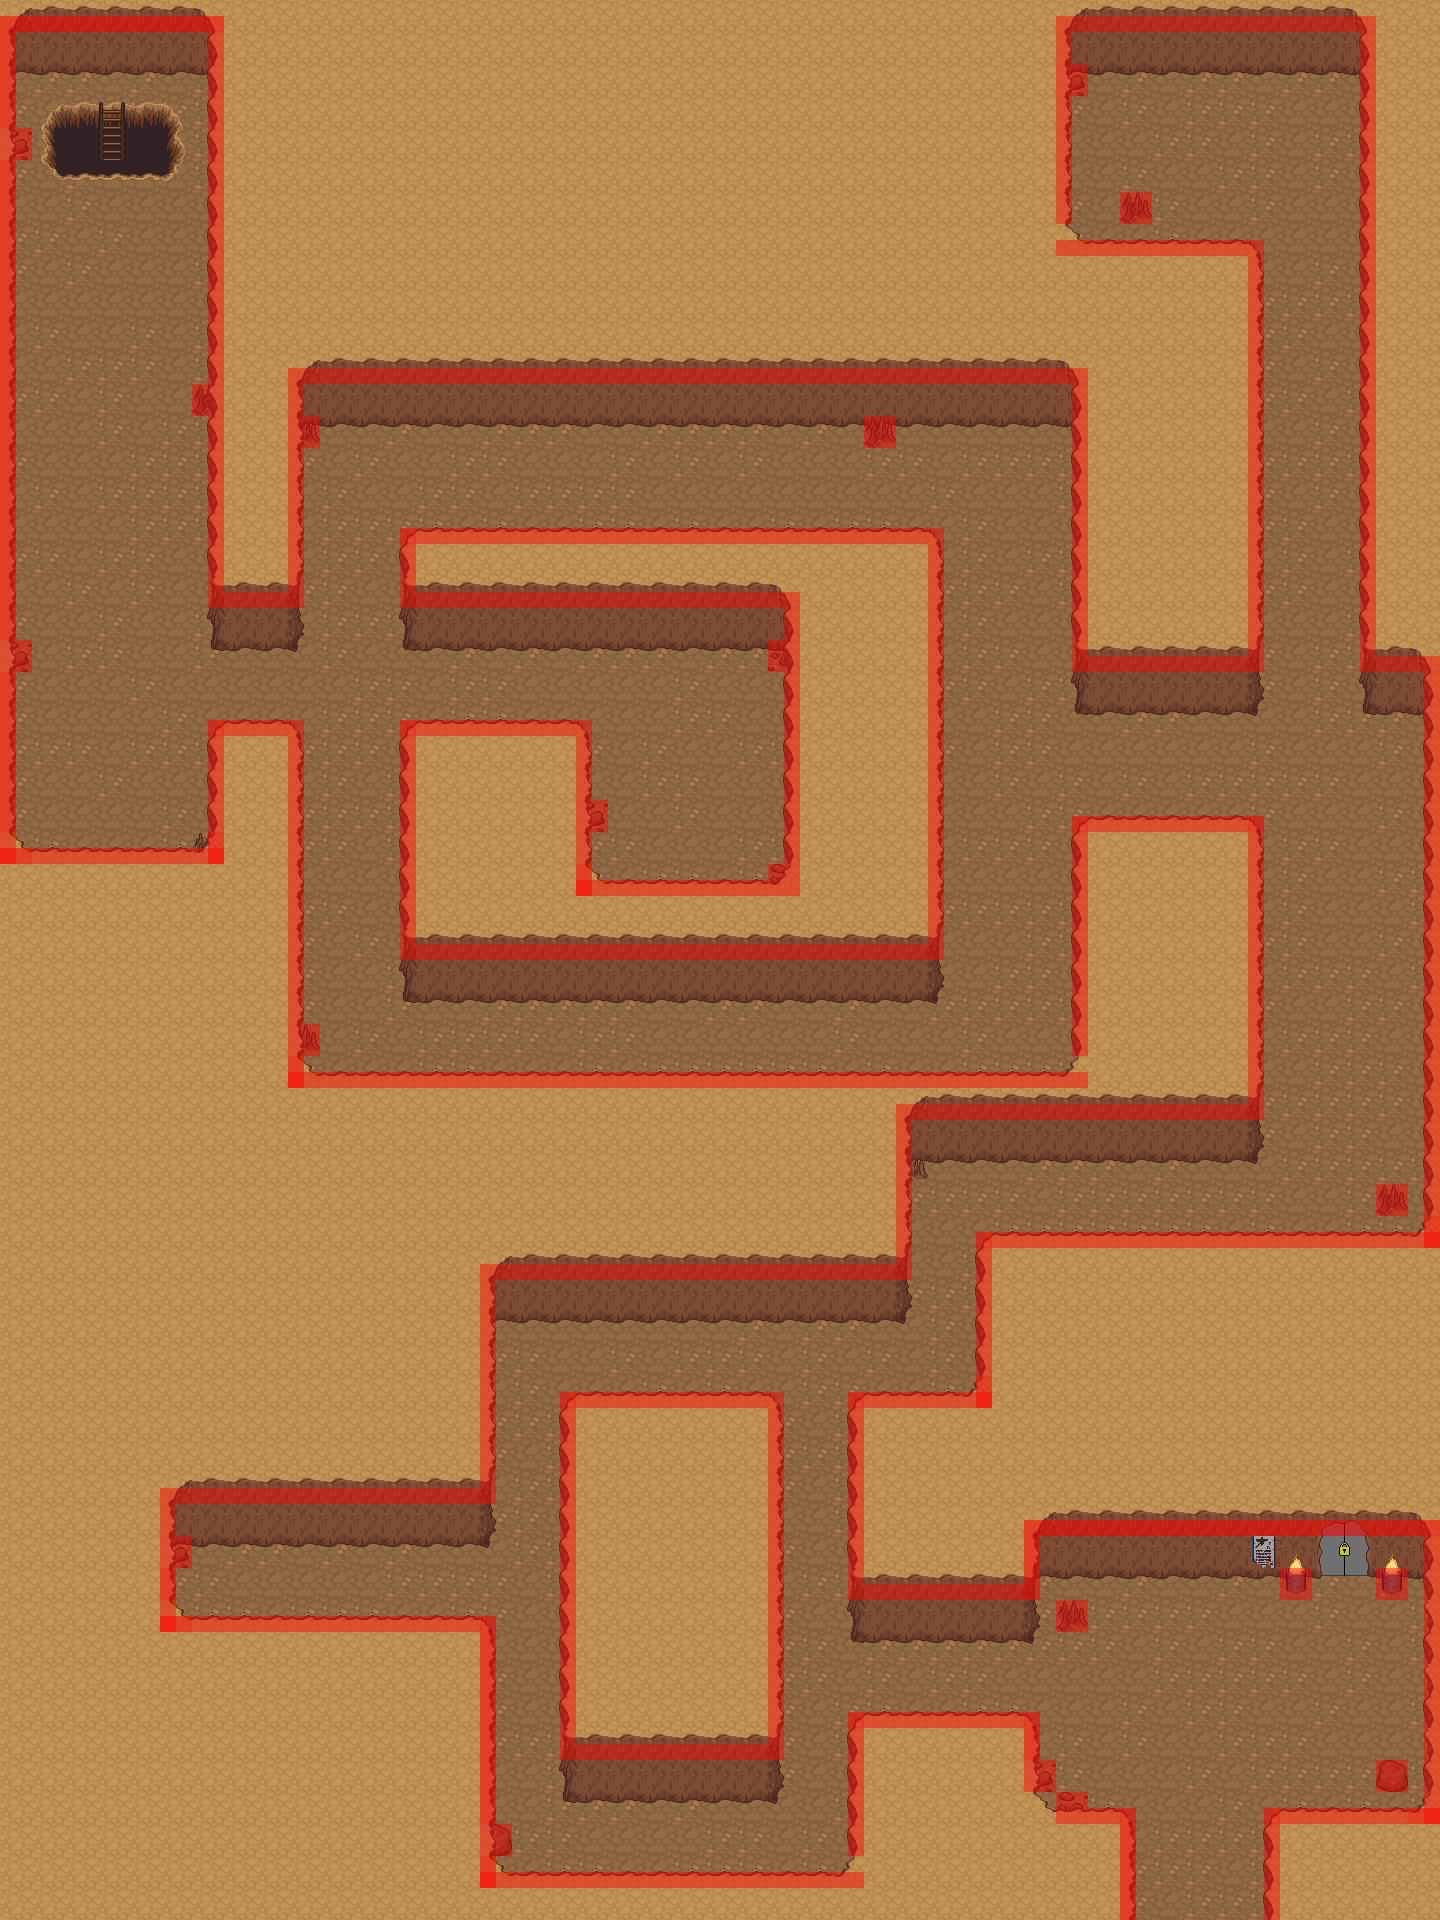

Tiled map render using the project's own tile images. Description and the map definition, with tile-layer contents summarised, below:
An orthogonal 45x60 tile map with 32x32 px tiles, 10 tile layers (Dirt, MPCs, Misc2, Water, ...), 46 tilesets and 9 objects.

<map version="1.0" orientation="orthogonal" renderorder="right-down" width="45" height="60" tilewidth="32" tileheight="32" nextobjectid="1">
 <tileset firstgid="1" name="barrel" tilewidth="32" tileheight="32" tilecount="8" columns="4">
  <image source="../Tiles/LPC/barrel.png" width="128" height="64" />
 </tileset>
 <tileset firstgid="9" name="brackish" tilewidth="32" tileheight="32" tilecount="18" columns="3">
  <image source="../Tiles/LPC/brackish.png" width="96" height="192" />
 </tileset>
 <tileset firstgid="27" name="bridges" tilewidth="32" tileheight="32" tilecount="42" columns="6">
  <image source="../Tiles/LPC/bridges.png" width="192" height="224" />
 </tileset>
 <tileset firstgid="69" name="buckets" tilewidth="32" tileheight="32" tilecount="6" columns="3">
  <image source="../Tiles/LPC/buckets.png" width="96" height="64" />
 </tileset>
 <tileset firstgid="75" name="cabinets" tilewidth="32" tileheight="32" tilecount="78" columns="6">
  <image source="../Tiles/LPC/cabinets.png" width="192" height="416" />
 </tileset>
 <tileset firstgid="153" name="castle_lightsources" tilewidth="32" tileheight="32" tilecount="20" columns="5">
  <image source="../Tiles/LPC/castle_lightsources.png" width="160" height="128" />
 </tileset>
 <tileset firstgid="173" name="castle_outside" tilewidth="32" tileheight="32" tilecount="187" columns="17">
  <image source="../Tiles/LPC/castle_outside.png" width="544" height="352" />
 </tileset>
 <tileset firstgid="360" name="castlefloors_outside" tilewidth="32" tileheight="32" tilecount="20" columns="4">
  <image source="../Tiles/LPC/castlefloors_outside.png" width="128" height="160" />
 </tileset>
 <tileset firstgid="380" name="castlefloors" tilewidth="32" tileheight="32" tilecount="100" columns="10">
  <image source="../Tiles/LPC/castlefloors.png" width="320" height="320" />
 </tileset>
 <tileset firstgid="480" name="castlewalls" tilewidth="32" tileheight="32" tilecount="180" columns="12">
  <image source="../Tiles/LPC/castlewalls.png" width="384" height="480" />
 </tileset>
 <tileset firstgid="660" name="cement" tilewidth="32" tileheight="32" tilecount="18" columns="3">
  <image source="../Tiles/LPC/cement.png" width="96" height="192" />
 </tileset>
 <tileset firstgid="678" name="cementstair" tilewidth="32" tileheight="32" tilecount="20" columns="5">
  <image source="../Tiles/LPC/cementstair.png" width="160" height="128" />
 </tileset>
 <tileset firstgid="698" name="chests" tilewidth="32" tileheight="32" tilecount="6" columns="2">
  <image source="../Tiles/LPC/chests.png" width="64" height="96" />
 </tileset>
 <tileset firstgid="704" name="country" tilewidth="32" tileheight="32" tilecount="20" columns="5">
  <image source="../Tiles/LPC/country.png" width="160" height="128" />
 </tileset>
 <tileset firstgid="724" name="cup" tilewidth="32" tileheight="32" tilecount="2" columns="1">
  <image source="../Tiles/LPC/cup.png" width="32" height="64" />
 </tileset>
 <tileset firstgid="726" name="dirt" tilewidth="32" tileheight="32" tilecount="18" columns="3">
  <image source="../Tiles/LPC/dirt.png" width="96" height="192" />
 </tileset>
 <tileset firstgid="744" name="dirt2" tilewidth="32" tileheight="32" tilecount="18" columns="3">
  <image source="../Tiles/LPC/dirt2.png" width="96" height="192" />
 </tileset>
 <tileset firstgid="762" name="dungeon" tilewidth="32" tileheight="32" tilecount="104" columns="13">
  <image source="../Tiles/LPC/dungeon.png" width="416" height="256" />
 </tileset>
 <tileset firstgid="866" name="grass" tilewidth="32" tileheight="32" tilecount="18" columns="3">
  <image source="../Tiles/LPC/grass.png" width="96" height="192" />
 </tileset>
 <tileset firstgid="884" name="grassalt" tilewidth="32" tileheight="32" tilecount="18" columns="3">
  <image source="../Tiles/LPC/grassalt.png" width="96" height="192" />
 </tileset>
 <tileset firstgid="902" name="hole" tilewidth="32" tileheight="32" tilecount="18" columns="3">
  <image source="../Tiles/LPC/hole.png" width="96" height="192" />
 </tileset>
 <tileset firstgid="920" name="holek" tilewidth="32" tileheight="32" tilecount="18" columns="3">
  <image source="../Tiles/LPC/holek.png" width="96" height="192" />
 </tileset>
 <tileset firstgid="938" name="holemid" tilewidth="32" tileheight="32" tilecount="18" columns="3">
  <image source="../Tiles/LPC/holemid.png" width="96" height="192" />
 </tileset>
 <tileset firstgid="956" name="house" tilewidth="32" tileheight="32" tilecount="63" columns="9">
  <image source="../Tiles/LPC/house.png" width="288" height="224" />
 </tileset>
 <tileset firstgid="1019" name="inside" tilewidth="32" tileheight="32" tilecount="100" columns="10">
  <image source="../Tiles/LPC/inside.png" width="320" height="320" />
 </tileset>
 <tileset firstgid="1119" name="kitchen" tilewidth="32" tileheight="32" tilecount="8" columns="2">
  <image source="../Tiles/LPC/kitchen.png" width="64" height="128" />
 </tileset>
 <tileset firstgid="1127" name="lava" tilewidth="32" tileheight="32" tilecount="18" columns="3">
  <image source="../Tiles/LPC/lava.png" width="96" height="192" />
 </tileset>
 <tileset firstgid="1145" name="lavarock" tilewidth="32" tileheight="32" tilecount="18" columns="3">
  <image source="../Tiles/LPC/lavarock.png" width="96" height="192" />
 </tileset>
 <tileset firstgid="1163" name="mountains" tilewidth="32" tileheight="32" tilecount="108" columns="12">
  <image source="../Tiles/LPC/mountains.png" width="384" height="288" />
 </tileset>
 <tileset firstgid="1271" name="rock" tilewidth="32" tileheight="32" tilecount="2" columns="2">
  <image source="../Tiles/LPC/rock.png" width="64" height="32" />
 </tileset>
 <tileset firstgid="1273" name="signs" tilewidth="32" tileheight="32" tilecount="6" columns="3">
  <image source="../Tiles/LPC/signs.png" width="96" height="64" />
 </tileset>
 <tileset firstgid="1279" name="stairs" tilewidth="32" tileheight="32" tilecount="112" columns="8">
  <image source="../Tiles/LPC/stairs.png" width="256" height="448" />
 </tileset>
 <tileset firstgid="1391" name="treetop" tilewidth="32" tileheight="32" tilecount="42" columns="6">
  <image source="../Tiles/LPC/treetop.png" width="192" height="224" />
 </tileset>
 <tileset firstgid="1433" name="trunk" tilewidth="32" tileheight="32" tilecount="18" columns="6">
  <image source="../Tiles/LPC/trunk.png" width="192" height="96" />
 </tileset>
 <tileset firstgid="1451" name="victoria" tilewidth="32" tileheight="32" tilecount="55" columns="11">
  <image source="../Tiles/LPC/victoria.png" width="352" height="160" />
 </tileset>
 <tileset firstgid="1506" name="water" tilewidth="32" tileheight="32" tilecount="18" columns="3">
  <image source="../Tiles/LPC/water.png" width="96" height="192" />
  <terraintypes>
   <terrain name="WaterPath" tile="-1" />
  </terraintypes>
  <tile id="1" terrain="0,0,0," />
  <tile id="2" terrain="0,0,,0" />
  <tile id="4" terrain="0,,0,0" />
  <tile id="5" terrain=",0,0,0" />
  <tile id="6" terrain=",,,0" />
  <tile id="7" terrain=",,0,0" />
  <tile id="8" terrain=",,0," />
  <tile id="9" terrain=",0,,0" />
  <tile id="10" terrain="0,0,0,0" />
  <tile id="11" terrain="0,,0," />
  <tile id="12" terrain=",0,," />
  <tile id="13" terrain="0,0,," />
  <tile id="14" terrain="0,,," />
 </tileset>
 <tileset firstgid="1524" name="waterfall" tilewidth="32" tileheight="32" tilecount="15" columns="3">
  <image source="../Tiles/LPC/waterfall.png" width="96" height="160" />
 </tileset>
 <tileset firstgid="1539" name="watergrass" tilewidth="32" tileheight="32" tilecount="18" columns="3">
  <image source="../Tiles/LPC/watergrass.png" width="96" height="192" />
 </tileset>
 <tileset firstgid="1557" name="base_out_atlas" tilewidth="32" tileheight="32" tilecount="1024" columns="32">
  <image source="../Tiles/base_out_atlas.png" width="1024" height="1024" />
 </tileset>
 <tileset firstgid="2581" name="build_atlas" tilewidth="32" tileheight="32" tilecount="1024" columns="32">
  <image source="../Tiles/build_atlas.png" width="1024" height="1024" />
 </tileset>
 <tileset firstgid="3605" name="obj_misk_atlas" tilewidth="32" tileheight="32" tilecount="1024" columns="32">
  <image source="../Tiles/obj_misk_atlas.png" width="1024" height="1024" />
 </tileset>
 <tileset firstgid="4629" name="terrain_atlas" tilewidth="32" tileheight="32" tilecount="1024" columns="32">
  <image source="../Tiles/terrain_atlas.png" width="1024" height="1024" />
 </tileset>
 <tileset firstgid="5653" name="terrain" tilewidth="32" tileheight="32" tilecount="1024" columns="32">
  <image source="../Tiles/terrain.png" width="1024" height="1024" />
 </tileset>
 <tileset firstgid="6677" name="Collisions" tilewidth="32" tileheight="32" tilecount="9" columns="3">
  <image source="../Tiles/Collisions.png" width="96" height="96" />
  <tile id="0">
   <objectgroup draworder="index">
    <object id="1" x="0" y="0" width="32" height="32" />
   </objectgroup>
  </tile>
  <tile id="1">
   <objectgroup draworder="index">
    <object id="1" x="16" y="0" width="16" height="32" />
   </objectgroup>
  </tile>
  <tile id="2">
   <objectgroup draworder="index">
    <object id="1" x="0" y="0" width="16" height="32" />
   </objectgroup>
  </tile>
  <tile id="3">
   <objectgroup draworder="index">
    <object id="1" x="0" y="16" width="32" height="16" />
   </objectgroup>
  </tile>
  <tile id="4">
   <objectgroup draworder="index">
    <object id="1" x="0" y="0" width="32" height="16" />
   </objectgroup>
  </tile>
  <tile id="5">
   <objectgroup draworder="index">
    <object id="1" x="16" y="16" width="16" height="16" />
   </objectgroup>
  </tile>
  <tile id="6">
   <objectgroup draworder="index">
    <object id="1" x="16" y="0" width="16" height="16" />
   </objectgroup>
  </tile>
  <tile id="7">
   <objectgroup draworder="index">
    <object id="1" x="0" y="16" width="16" height="16" />
   </objectgroup>
  </tile>
  <tile id="8">
   <objectgroup draworder="index">
    <object id="1" x="0" y="0" width="16" height="16" />
   </objectgroup>
  </tile>
 </tileset>
 <tileset firstgid="6686" name="CaveDoor" tilewidth="32" tileheight="32" tilecount="6" columns="2">
  <image source="../Tiles/LPC/CaveDoor.png" width="64" height="96" />
 </tileset>
 <tileset firstgid="6692" name="goblin" tilewidth="32" tileheight="32" tilecount="220" columns="22">
  <image source="../../Characters/goblin.png" width="704" height="320" />
 </tileset>
 <layer name="Dirt" width="45" height="60">
  <data>[2700 cells, 2700 non-empty, 2 distinct tile ids]</data>
 </layer>
 <layer name="MPCs" width="45" height="60">
  <data>[2700 cells, 0 non-empty, 0 distinct tile ids]</data>
 </layer>
 <layer name="Misc2" width="45" height="60">
  <data>[2700 cells, 19 non-empty, 6 distinct tile ids]</data>
 </layer>
 <layer name="Water" width="45" height="60">
  <data>[2700 cells, 0 non-empty, 0 distinct tile ids]</data>
 </layer>
 <layer name="Cave2" width="45" height="60">
  <data>[2700 cells, 1 non-empty, 1 distinct tile ids]</data>
 </layer>
 <layer name="Cave" width="45" height="60">
  <data>[2700 cells, 2110 non-empty, 39 distinct tile ids]</data>
 </layer>
 <layer name="Ladders" width="45" height="60">
  <data>[2700 cells, 3 non-empty, 3 distinct tile ids]</data>
 </layer>
 <layer name="Misc" width="45" height="60">
  <data>[2700 cells, 9 non-empty, 5 distinct tile ids]</data>
 </layer>
 <layer name="Collisions" width="45" height="60" opacity="0.45">
  <data>[2700 cells, 478 non-empty, 5 distinct tile ids]</data>
 </layer>
 <layer name="Collisions2" width="45" height="60" opacity="0.56">
  <data>[2700 cells, 78 non-empty, 5 distinct tile ids]</data>
 </layer>
</map>
